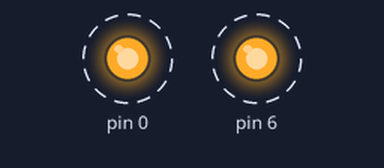
Simulated run of this sketch. Board: Arduino Uno, built with avr-gcc and run on an emulated ATmega328P. Parts: output pins drawn as LEDs (lit = HIGH). Dashed ring = blinking.

Above: at 0.2 s.
Timing chart, 0 to 3.0 s (numbered marks = the images above):
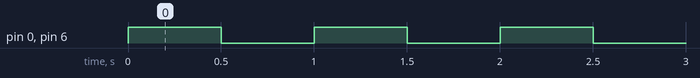

The sketch:

C_digo_Sensores_MSP_Energia.ino
```cpp
const int SENSOR = 0;
const int CHAVE_1 = 4;
const int CHAVE_2 = 5;

void setup()
{
  //pinMode(SENSOR, INPUT);
  //pinMode(CHAVE_1, INPUT_PULLUP);
  //pinMode(CHAVE_2, INPUT_PULLUP);
  pinMode(0, OUTPUT);
  pinMode(6, OUTPUT);
}

void loop()
{
    //digitalWrite(CHAVE_1, HIGH);
    //delay(1000);
    //digitalWrite(CHAVE_2, HIGH);
    digitalWrite(0, HIGH);
    digitalWrite(6, HIGH);
    delay(500);
    digitalWrite(0, LOW);
    digitalWrite(6, LOW);
    delay(500);

}
```

Measured:
- by itself, pin 0, pin 6: alternates HIGH for 0.50 s and LOW for 0.50 s
